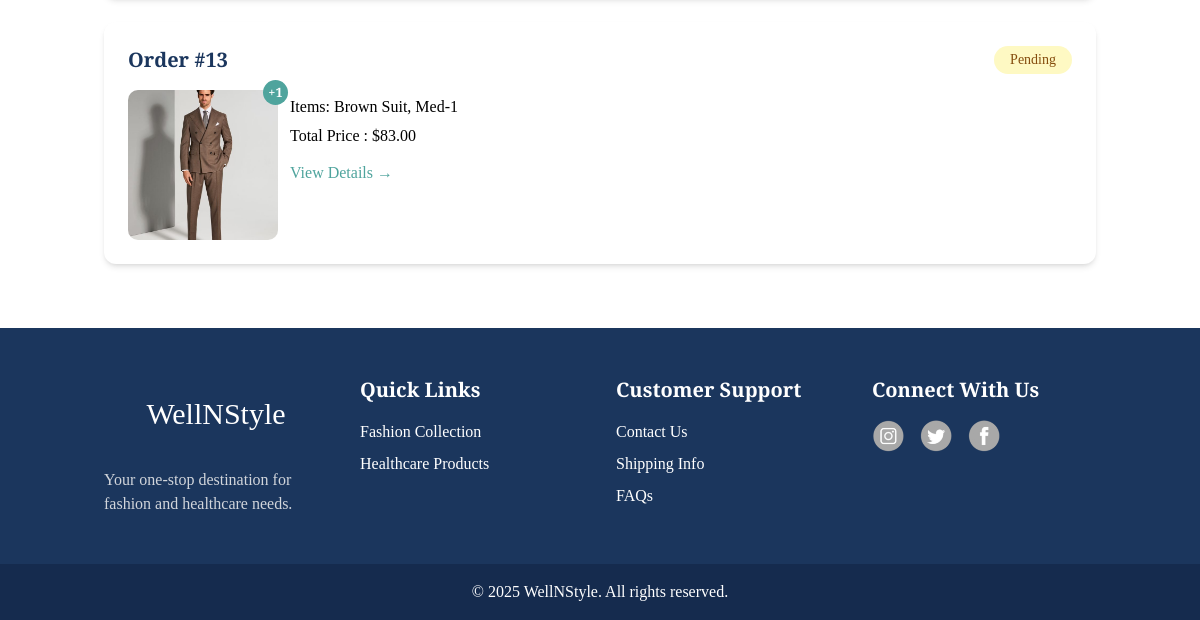
The page /orders/ (signed in, lower part) on the database as committed earlier.
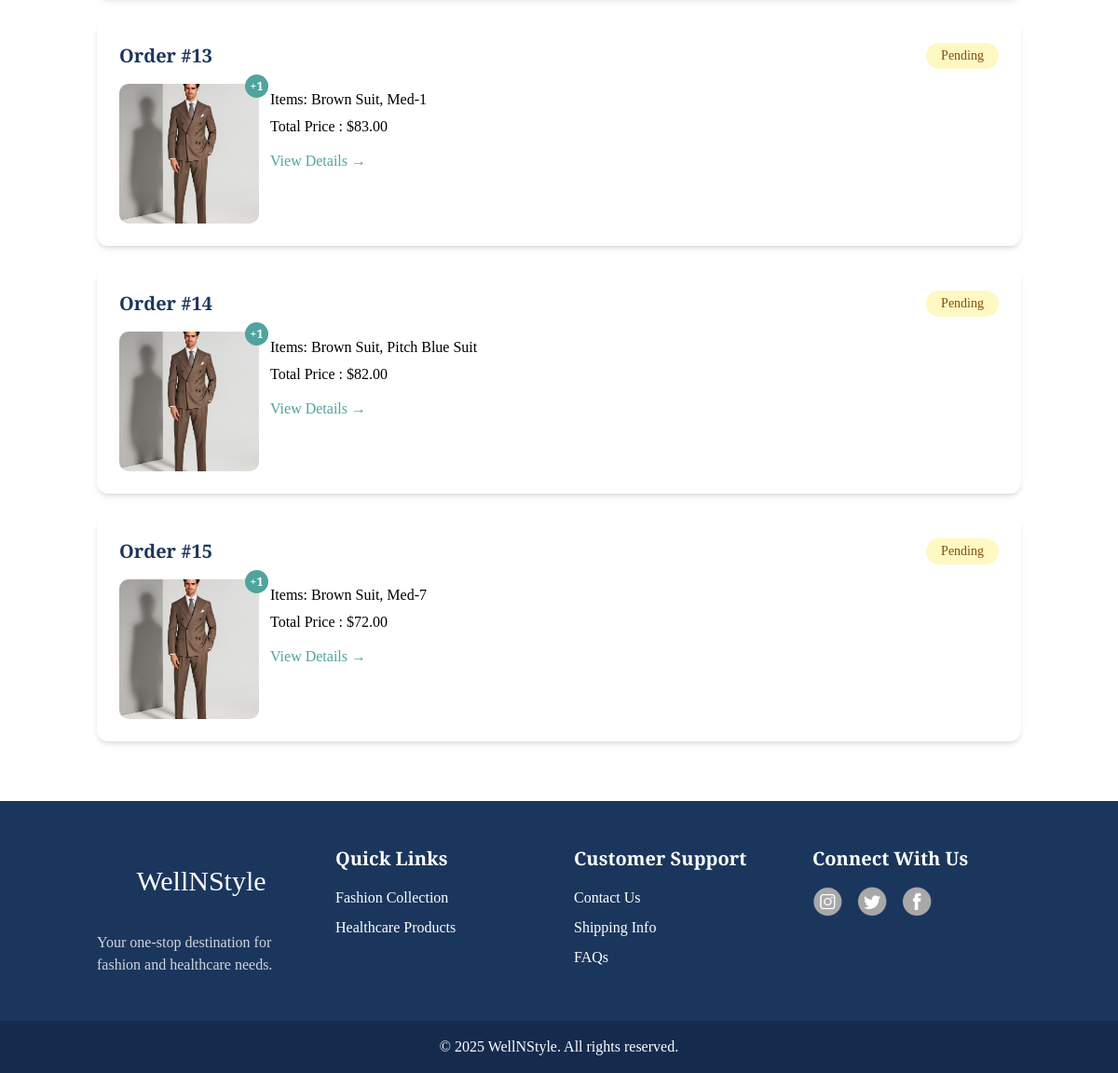
The same page on the database as committed later.
### ecom/models.py (models this page shows, shortened)
class Order(models.Model):
    user = models.ForeignKey(User, on_delete=models.CASCADE)
    products = models.ManyToManyField(Product)
    total_price = models.DecimalField(max_digits=10, decimal_places=2)
    status = models.CharField(max_length=100)

class Product(models.Model):
    name = models.CharField(max_length=255)
    description = models.TextField()
    price = models.DecimalField(max_digits=10, decimal_places=2)
    category = models.ForeignKey(Category, on_delete=models.CASCADE)
    image = models.ImageField(upload_to='product/img')
    stock_quantity = models.IntegerField()

### ecom/views.py (the view)
# urls.py: path('orders/',orders, name = 'orders'),
@login_required(login_url='/loginpg/')
def orders(request):
    user_orders = Order.objects.filter(user=request.user)
    return render(request, "ecom/orders.html", {'user_orders': user_orders})

### ecom/templates/ecom/orders.html (shortened to what this page needs)
{% extends 'ecom/base.html' %}
{% load static %}
{% block body %}
<div class="container mx-auto px-4 py-16">
    <div class="space-y-6">
        {% for order in user_orders %}
        <div class="bg-white rounded-xl shadow-md overflow-hidden">
            <div class="p-6">
                <div class="flex items-center justify-between mb-4">
                    <h3 class="text-xl font-semibold text-[#1B365D]">Order #{{ order.id }}</h3>
                    <span class="px-4 py-1 rounded-full text-sm
                        {% if order.status == 'Pending' %}bg-yellow-100 text-yellow-800
                        {% elif order.status == 'Completed' %}bg-green-100 text-green-800
                        {% else %}bg-gray-100 text-gray-800{% endif %}">
                        {{ order.status }}
                    </span>
                </div>
                <div class="order-details">
                    <div class="image-container">
                        {% with first_product=order.products.first %}
                            <img src="{{ first_product.image.url }}" alt="{{ first_product.name }}" width="150" height="150" class="rounded-lg object-cover">
                            {% if order.products.count > 1 %}
                                <div class="product-count">
                                    +{{ order.products.count|add:"-1" }}
                                </div>
                            {% endif %}
                        {% endwith %}
                    </div>
                    <div class="order-info px-3">
                        <p>Items: {% for item in order.products.all %} {{ item.name }}{% if not forloop.last %}, {% endif %}{% endfor %}</p>
                        <p>Total Price : ${{ order.total_price }}</p>
                        <a href="{% url 'order_details' order.id %}" class="text-[#4FA49D] hover:text-[#1B365D] mt-2 inline-block">
                            View Details →
                        </a>
                    </div>
                </div>
            </div>
        </div>
        {% endfor %}
    </div>
</div>
{% endblock %}

### ecom/templates/ecom/base.html (shortened to what this page needs)
{% load static %}
<!DOCTYPE html>
<html lang="en">
<head>
    <link rel="stylesheet" href="{% static './css/style.css' %}">
    <script src="https://cdn.tailwindcss.com"></script>
</head>
<body>
    {% block body %}
    {% endblock %}
    <footer class="bg-[#1B365D] text-white">
        <div class="container mx-auto py-12 px-4 grid grid-cols-4 gap-8">
            <div>
                <p class="text-3xl text-center py-5"> WellNStyle </p>
                <p class="mt-4 text-gray-300">Your one-stop destination for fashion and healthcare needs.</p>
            </div>
            <div>
                <h3 class="text-xl font-semibold mb-4">Quick Links</h3>
                <ul class="space-y-2">
                    <li><a href="/collection/#fashion" class="hover:text-[#4FA49D]">Fashion Collection</a></li>
                    <li><a href="/collection/#healthcare" class="hover:text-[#4FA49D]">Healthcare Products</a></li>
                </ul>
            </div>
            <div>
                <h3 class="text-xl font-semibold mb-4">Customer Support</h3>
                <ul class="space-y-2">
                    <li><a href="/customercare/" class="hover:text-[#4FA49D]">Contact Us</a></li>
                    <li><a href="/customercare/" class="hover:text-[#4FA49D]">Shipping Info</a></li>
                    <li><a href="/customercare/" class="hover:text-[#4FA49D]">FAQs</a></li>
                </ul>
            </div>
            <div>
                <h3 class="text-xl font-semibold mb-4">Connect With Us</h3>
                <div class="flex space-x-4">
                    <a href="#" class="hover:opacity-75"><img class="w-8" src="{% static './img/ig.png' %}" alt="Instagram"></a>
                    <a href="#" class="hover:opacity-75"><img class="w-8" src="{% static './img/x.png' %}" alt="Twitter"></a>
                    <a href="#" class="hover:opacity-75"><img class="w-8" src="{% static './img/FB.png' %}" alt="Facebook"></a>
                </div>
            </div>
        </div>
        <div class="bg-[#152B4E] text-center py-4">
            <p>© 2025 WellNStyle. All rights reserved.</p>
        </div>
    </footer>
</body>
</html>

### ecom/static/css/style.css (style rules this page uses)
* { font-family: "Josefin Slab", serif; font-optical-sizing: auto; font-weight: 400; font-style: normal; }

### ecom/templates/ecom/orders.html (style rules this page uses)
.order-details { display: flex; }
.order-details img { max-width: 150px; max-height: 150px; border-radius: 10px; margin-right: 20px; }
.order-info { flex-grow: 1; }
.order-info p { margin: 5px 0; }
.product-count { position: absolute; top: -10px; right: -10px; background-color: #4FA49D; color: white; border-radius: 50%; width: 25px; height: 25px; display: flex; align-items: center; justify-content: center; font-size: 0.8rem; font-weight: bold; }
.image-container { position: relative; width: 150px; height: 150px; }

Rows that differ between the two databases and show on the page:
added Order: id "14", status "Pending", products.first.image (picture), products.count|add "1", total_price "82.00", Product (name "Brown Suit")
now on this page (row unchanged): Product: name "Pitch Blue Suit", shown under "14"
added Order: id "15", status "Pending", products.first.image (picture), products.count|add "1", total_price "72.00", Product (name "Brown Suit")
now on this page (row unchanged): Product: name "Med-7", shown under "15"
